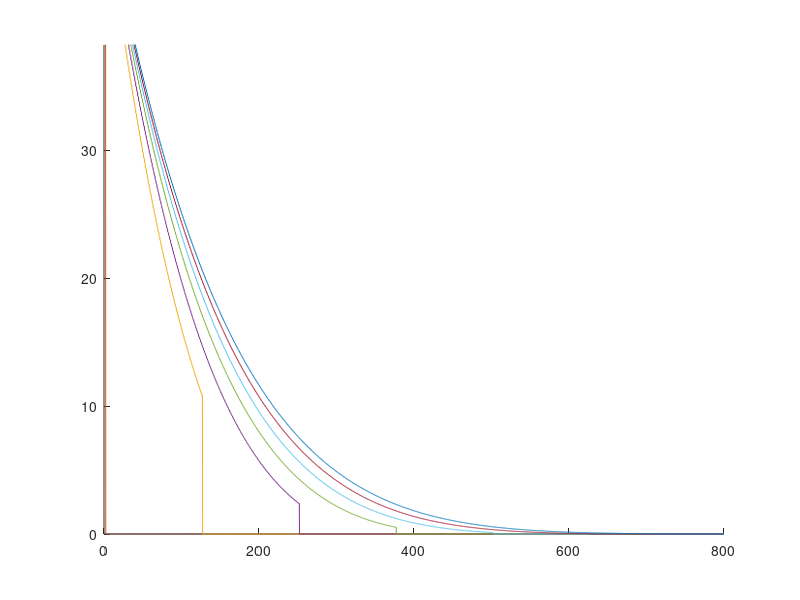

Write the MATLAB code that produced this figure.
clear all; close all;

v1   = 25;  % polymerization
v2   = 15;  % depolymerization
fcat = 0.3; % catastrophe
fres = 0.1; % rescue
% fcat = 0; % catastrophe
% fres = 0; % rescue
cap = 100;

dim = 1; % dimension of system

r = 0; % nucleation rate
% r = 0; % nucleation rate

J = (v1*fres - v2*fcat)/(fcat+fres)
D = v1*v2/(fcat+fres);
tau =4*D/J^2;
L = D/abs(J);

r_critical = (sqrt(fcat)-sqrt(v1/v2*fres))^2

fp_curr = fcat; fm = fres; r_curr = r; vp = v1; vm = v2;
k_curr = ((fp_curr+fm-r_curr)*sqrt(r_curr*fp_curr)+r_curr*(-fp_curr+fm+r_curr))/(vp+vm)/(fp_curr-r_curr);
s_curr = (2*r_curr*fm)/(fp_curr+fm-r_curr)-k_curr*(vm*fp_curr-vp*fm-r_curr*vm)/(fp_curr+fm-r_curr);
v_theoretical = s_curr/k_curr


tmin = 0; tmax = 30;
xmin = 1; xmax = 800;

dt = 0.05; % discretization of time
% dx = v1*dt/100;
dx = gcd(v1,v2)*dt;

t = tmin:dt:tmax; n = length(t);
x = xmin:dx:xmax; m = length(x);

%% initial condition
p0 = zeros(m,1);
q0 = zeros(m,1);
pflux = zeros(m,1);

% for i = 1:m;
%     if (x(i)<=10 && x(i)>=0.1)
%         p0(i) = 1;
%     end
% end

% a = v1*dt/dx; a = fix(a);
a = v1*dt/dx; 
pflux(1:a) = 50*ones(a,1);
 
% for i = 1:m;
%     if (x(i)>=40)&(x(i)<=60)
%         p0(i,1) = 5*(x(i)-40);
%     elseif (x(i)>=60)&(x(i)<=80)
%         p0(i,1) = -5*(x(i)-60)+100;
%     end
% end

% for i = 1:m;
%     if (x(i)>=40)&(x(i)<=60)
%         q0(i,1) = 2.5*(x(i)-40);
%     elseif (x(i)>=60)&(x(i)<=80)
%         q0(i,1) = -2.5*(x(i)-60)+50;
%     end
% end
% for i = 1:m;
%     if (x(i)>=640)&(x(i)<=660)
%         q0(i,1) = 2.5*(x(i)-40);
%     end
% end


%% solve time evolution

p_old = p0; q_old = q0;

% a = v1*dt/dx; a = fix(a);
% b = v2*dt/dx; b = fix(b); % rounds toward zero
a = v1*dt/dx; 
b = v2*dt/dx; 

sump = p0;
sumq = q0;
tpoints = [0];
tic;
for j = 1:n
    
    initial = sum(p_old+q_old);

    % translation by advection     
%     p = [zeros(a,1); p_old(1:(m-a))];
%     q = [q_old((b+1):m); zeros(b,1)];


    % translation by advection with radial geometry
    p_old_r = p_old.*((x./(x+v1*dt)).^(dim-1))';
    p = [zeros(a,1); p_old_r(1:(m-a))];
    
    q_old_r = q_old.*((x./(x-v2*dt)).^(dim-1))';
    q = [q_old_r((b+1):m); zeros(b,1)];
    
    % constant influx at boundary
    p = p+pflux;  
    
  
%     % reflecting boundary condition
%     reflect = flip([zeros(m-b,1); q_old(1:b)]);
%     p = p + reflect;
        
    % growth <-> shrink interconversion
    dp = -fcat*p*dt+fres*q*dt;
    dq = +fcat*p*dt-fres*q*dt;
    p = p+dp;
    q = q+dq;
    
    % nucleation of growing plus ends  
    nuc = r*p.*(1-p/cap)*dt; 
    
%     if j == n
%         figure; plot(x,p)
%         figure; plot(x, nuc)
%     end
    
%     nuc(nuc(:)<0) = 0;
    
    p = p + nuc;    
  
    p_old = p;
    q_old = q;
        
    if mod(j,5/dt) == 1
        sump = [sump p];
        sumq = [sumq q];
        tpoints = [tpoints j*dt];
    end
    
end
toc
% figure(1); hold on;
% plot(x,p,x,q)
% legend('p0', 'q0', 'p', 'q')

yaxismax = max(max(sump(fix(40/dx):end,:)));

figure; hold on;
plot(x, sump)
axis([0 xmax 0 yaxismax])
% plot(x, cap*ones(length(x),1))
% sum(sump+sumq)
 
% figure;
% plot(x,sump.*repmat(x',1,length(tpoints)))

